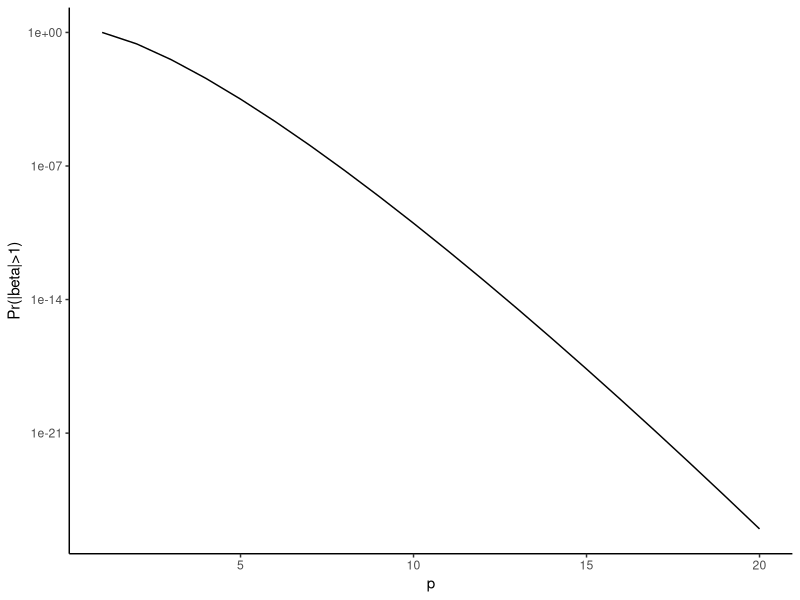

The R source for this figure:
## ---- chunk 1
library(tidyverse)
tibble(p = seq(1, 20, by = 1), y  = p^(-p)) %>%
  ggplot(aes(p, y)) + geom_line() + theme_classic() + scale_y_log10() +
  ylab("Pr(|beta|>1)")

